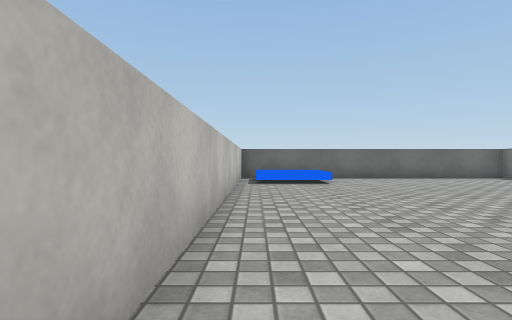
View 1 (above)

16 first-person views from a walk through a Unity game level. The camera is 0.62 m above the floor, looks level and sees 80° across. The floor is counted in squares, 1 m on a side. Each view is taken from the middle of a square. On the plan, view 1 faces up. The plan holds only what a view shows up to about 9 squares ahead; the rest is blank. The place goes on beyond the plan. The player is left out. Surface patterns are stand-ins for the level's own textures.

View 2
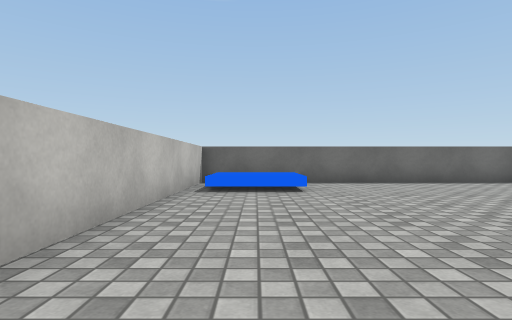

View 3
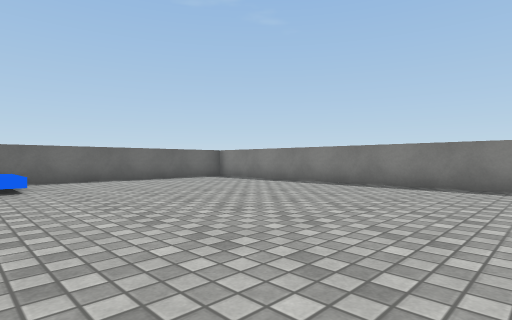

View 4
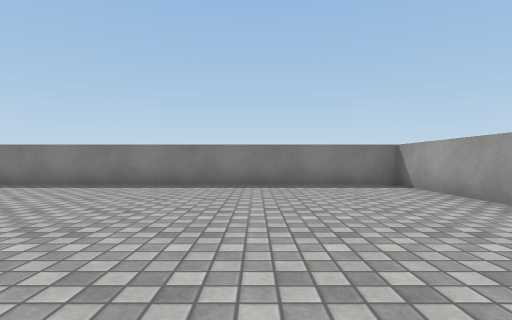

View 5
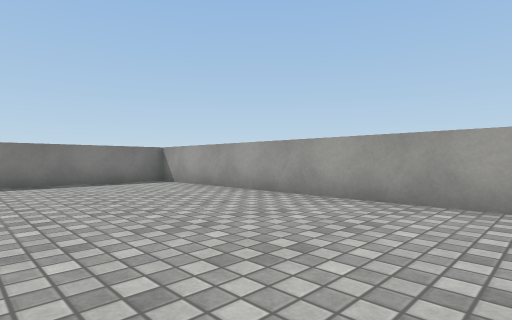

View 6
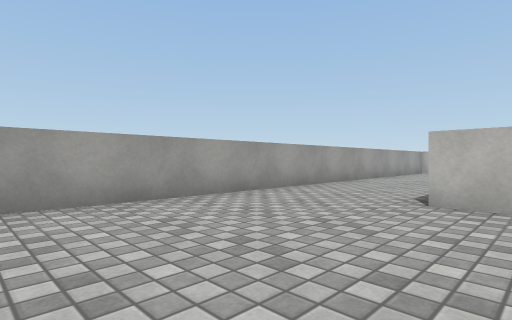

View 7
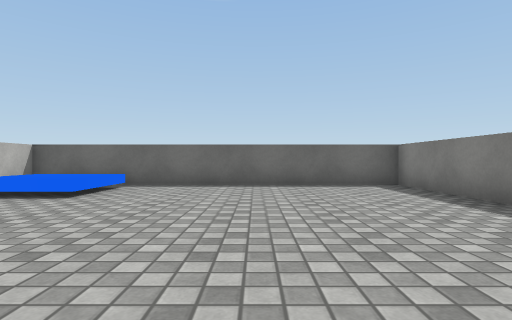

View 8
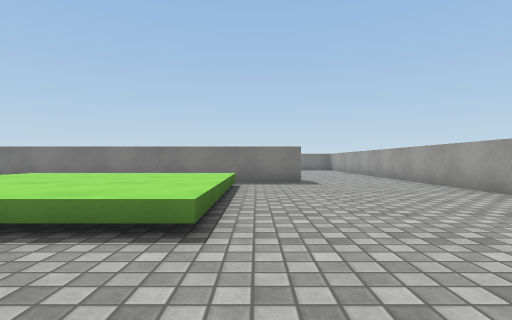

View 9
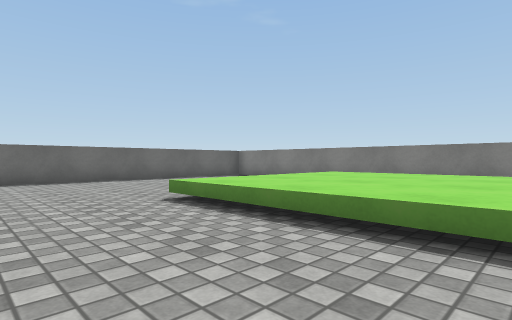

View 10
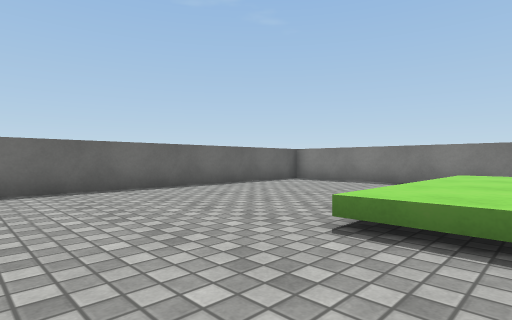

View 11
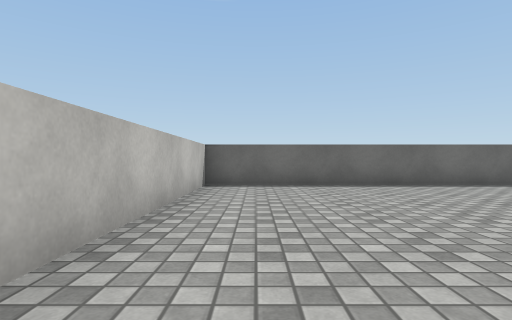

View 12
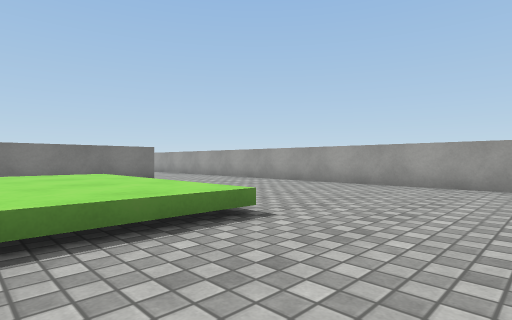

View 13
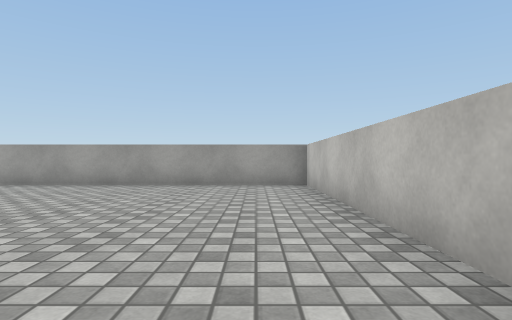

View 14
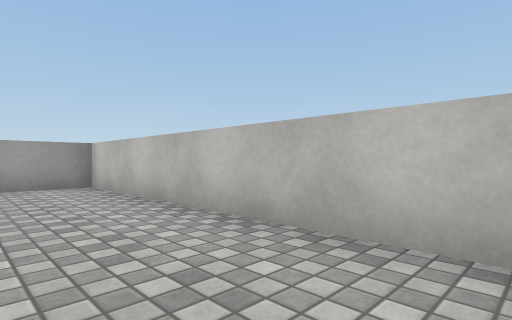

View 15
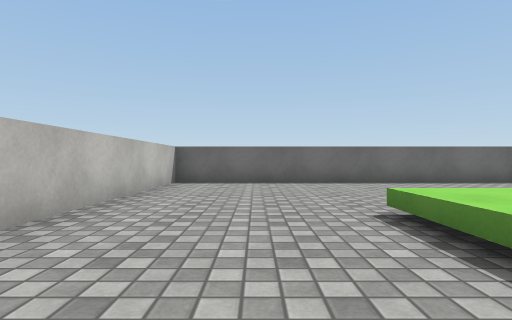

View 16
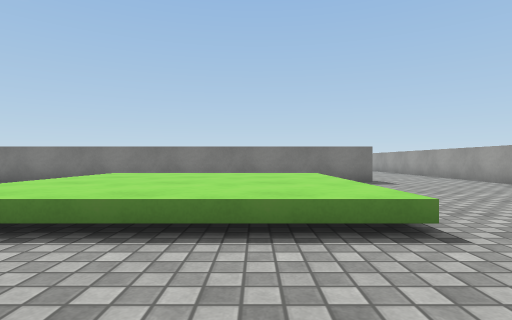

### Floor plan
Key: @ floor where view 1 was taken; # wall or solid block; . floor; ^ raised ledge.
Columns run from 11 left of view 1 to 9 right of it. Each row starts with its distance up from view 1.
 11 #####################
 10 #.........#.........#
  9 #.........#.........#
  8 #.........#.........#
  7 #.........#.........#
  6 #.....    #.........#
  5 #...^^^^^ #.........#
  4 #...^^^^^ #.........#
  3 #...^^^^^ #.........#
  2 #...^^^^^ #.........#
  1 #...^^^^^ #.........#
  0 #.........#@........#
 -1 #.........#.........#
 -2 #...................#
 -3 #...................#
 -4 #...................#
 -5 #####################

Positions as (right, up) in squares from view 1, and headings:
1: (0, 0), facing up
2: (1, 2), facing up
3: (1, 1), facing up-right
4: (1, -1), facing right
5: (0, 0), facing down-right
6: (4, 0), facing down-left
7: (5, 3), facing up
8: (-10, 0), facing right
9: (-10, 1), facing up-right
10: (-10, 4), facing up-right
11: (-10, 3), facing up
12: (-10, 3), facing down-right
13: (-10, 3), facing down
14: (-9, 3), facing down-left
15: (-9, 2), facing up
16: (-10, 2), facing right
